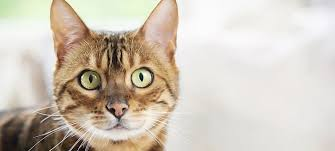
#> input picture images/cat.jpg, 335 x 151 px
$ jupyter execute --allow-errors cat.ipynb
#> lines starting #> are read from the running program, lines starting #| are printed output that depends on the picture
### src/data_and_events.py
import cv2 as cv
import os
from copy import copy
from enum import Enum
import numpy as np

class data_and_events:
    drawing_status = Enum("drawing_status", ["NONE", "DRAWING", "DONE", "FGBRUSH", "BGBRUSH"])

    def __init__(self, image_path) -> None:
        self.start_point = (-1, -1)
        self.end_point = (-1, -1)
        path = image_path
        img = cv.imread(path)
        self.drawing = self.drawing_status.NONE
        self.img = copy(img)
        self.img_copy = copy(img)
        self.mask = np.zeros(self.img_copy.shape[:2], dtype=np.uint8)

    def getbbox(self):
        return self.start_point, self.end_point

    # [45 lines left out: functions mouse_callback, line_mouse_callback, not called in this run]


    def get_image(self):
        return self.img
    def get_mask(self):
        return self.mask
    def keyboard_handler(self):
        key_press = cv.waitKey(1) & 0xFF
        if key_press == 27:  # esc key
            return -1
        elif key_press == ord("r"):  # reset image
            self.img = copy(self.img_copy)
            self.drawing = False
        elif key_press == 13:
            self.drawing = self.drawing_status.DONE
        return 0

### src/cat.ipynb
[cell 1]
import cv2
import time
import numpy as np
import mediapipe as mp
import matplotlib.pyplot as plt
from data_and_events import data_and_events

[cell 2]
class Interactor(data_and_events):
    def __init__(self, image_name) -> None:
        super().__init__(image_name)

    def get_bbox(self, image_name: str):
        obj = data_and_events(image_name)
        cv2.namedWindow("draw a rectangle")
        cv2.setMouseCallback("draw a rectangle", obj.mouse_callback)
        while True:
            img = obj.get_image()
            cv2.imshow("draw a rectangle", img)
            if obj.keyboard_handler() == -1:
                break
        cv2.destroyAllWindows()
        return obj.getbbox()

    def crayon(self, image_name: str):
        obj2=data_and_events(image_name)
        cv2.namedWindow("Right click to remove and left click to add")
        cv2.setMouseCallback(
            "Right click to remove and left click to add", obj2.line_mouse_callback)
        while True:
            img = obj2.get_image()
            cv2.imshow("Right click to remove and left click to add", img)
            if obj2.keyboard_handler() == -1:
                break
        cv2.destroyAllWindows()
        return obj2.mask

### Detect the Face using Haar Cascade Classifier

[cell 3]
image_name = "../images/cat.jpg"
img = cv2.imread(image_name)
#> img is the input picture: shape (151, 335, 3); mean B, G, R 186.5, 199.2, 208.6
img = cv2.cvtColor(img, cv2.COLOR_BGR2RGB)
face = cv2.imread("../images/cat.jpg")
face = cv2.cvtColor(face, cv2.COLOR_BGR2RGB)
plt.figure(figsize=(5, 5))
plt.imshow(face)
plt.show()

[cell 4]
detector = cv2.CascadeClassifier("../data/haarcascade_frontalcatface_extended.xml")
results = detector.detectMultiScale(face, 1.1)
#> results = [[58, 35, 113, 113]]
face_copy = np.copy(face)
for (x, y, w, h) in results:
    cv2.rectangle(face_copy, (x-15, 0), (x+w+15, 150), (255, 0, 0), 2)
#> this loop made 1 pass
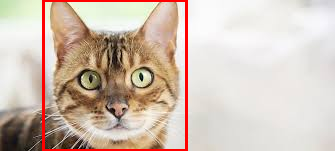
#> face_copy: shape (151, 335, 3); mean R, G, B 210.2, 193.6, 181.2

plt.figure(figsize=(5, 5))
plt.imshow(face_copy)
plt.show()

### Segment the face

[cell 5]
# segment out the face using grabcut
st = time.time()
bgModel = np.zeros((1, 65), np.float64)
fgModel = np.zeros((1, 65), np.float64)

face_copy = np.copy(face)


interaction = Interactor(image_name)
start_point, end_point= interaction.get_bbox(image_name)
#> (key q is pressed here)
topleft_c_index, topleft_r_index, w, h = start_point[0], start_point[1], end_point[0] - start_point[0], end_point[1] - start_point[1]


mask = np.zeros(face_copy.shape[:2], np.uint8)
# [7 lines of commented-out code are left out]

print("now brush the image with the mouse for fg and bg")

mask = interaction.crayon(image_name)
print(mask)
#> (printed output is left out)

print("starting grabcut with user brushing now")
#> (the rest of this cell did not finish here and is left out)

[cell 6]
print(np.min(mask), np.max(mask))
#| 0 0
# show points where mask == 3

plt.imshow(face_copy, cmap="gray")

#### Smoothen the mask using Gaussian Blurring

#> (a cell that did not finish here is left out)

### Face Landmarks

[cell 8]
import cv2
import numpy as np

def store_landmarks(image_path, num_landmarks):
    # Load the image
#> called with image_path = '../images/cat.jpg', num_landmarks = 7
    image = cv2.imread(image_path)
    image_copy = image.copy()

    # Create a list to store the landmarks
    landmarks = []

    # Create a callback function for mouse events
    def mouse_callback(event, x, y, flags, param):
        if event == cv2.EVENT_LBUTTONDOWN:
            # Store the coordinates of the clicked point
            landmarks.append((x, y))

            # Draw a circle at the clicked point
            cv2.circle(image_copy, (x, y), 3, (0, 255, 0), -1)

            # Display the image with the clicked points
            cv2.imshow("Image", image_copy)

    # Create a window to display the image
    cv2.namedWindow("Image")
    cv2.setMouseCallback("Image", mouse_callback)

    # Display the image
    cv2.imshow("Image", image_copy)

    # Wait for the user to click on the specified number of landmarks
    while len(landmarks) < num_landmarks:
        key = cv2.waitKey(1) & 0xFF
#> (key q is pressed here)
